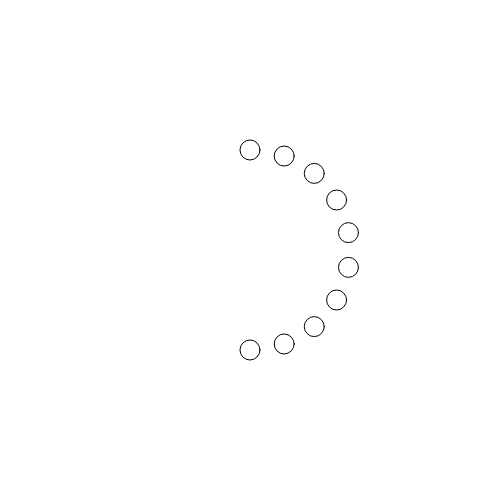
Frame 1 (no input)
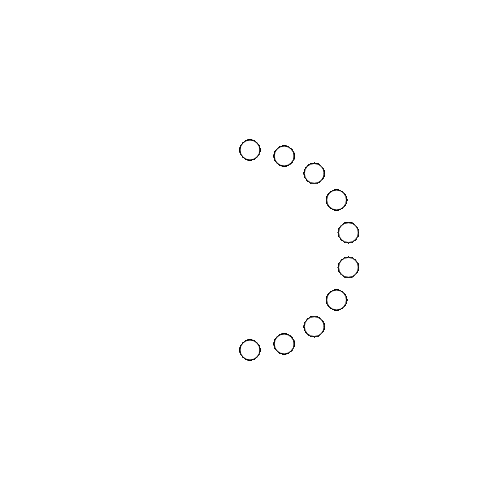
Frame 60 (no input)
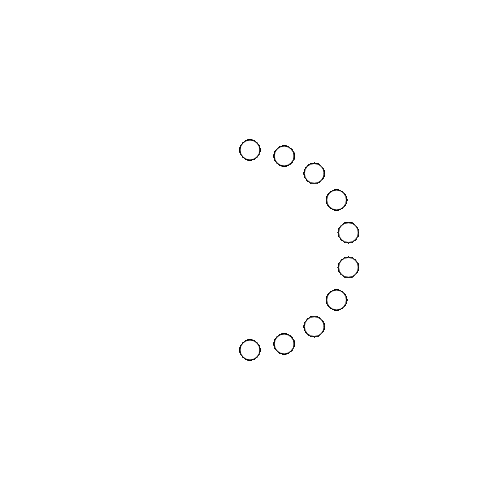
Frame 120 (the mouse pressed at the canvas centre since frame 60)

The p5.js sketch that drew these frames (run headless with seeded random() and noise() and a simulated clock; from frame 60 on, the mouse is pressed at the canvas centre):

// p5.js sketch
// ── sketch.js
//Este codigo posiciona elementos alrededor de un centro

let angle; //separacion (en grados o radianes) entre cada elemento
let radio; //que tan lejos del centro de la circunferencia 
let nElementos; //numero total de elementos
let s; //para el tamano de los elementos
let origenX, origenY; //para determinar donde esta el centro de la circunferencia

function setup(){
  createCanvas(500,500);
  nElementos = 10;
  angle = radians(20);
  radio = 100;
  s = 20;
  origenX = width/2;
  origenY = height/2;
}

function draw(){
  for (let i=0;i<nElementos;i++){
    //Este es el algoritmo para posicionar en circulo
    let posX = origenX + sin(angle * i) * radio;
    let posY = origenY + cos(angle * i) * radio;
    ellipse(posX, posY, s, s);
  }
}
